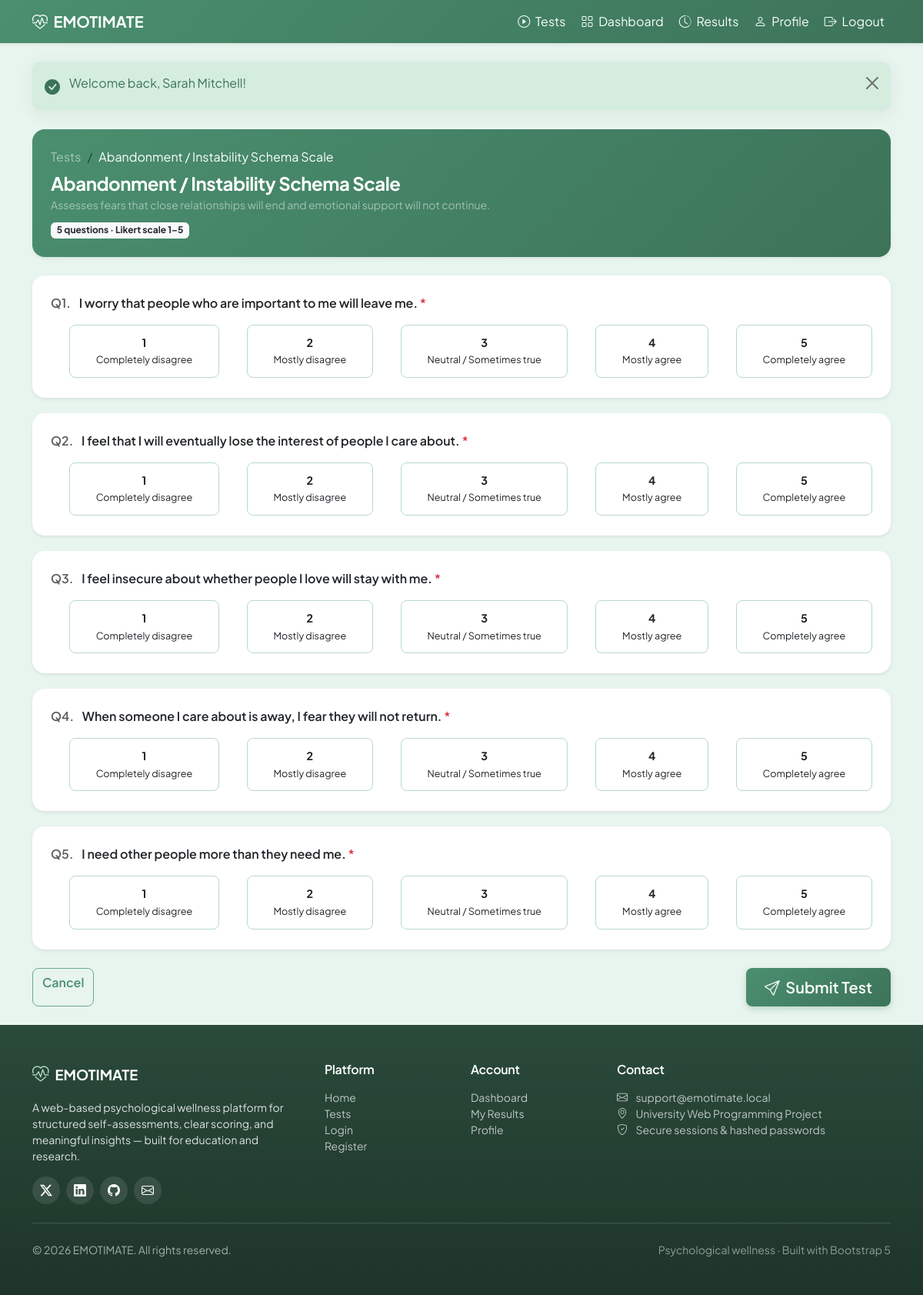
The page /tests/take_test.php?test_id=1 (signed in) on the database its author committed.
### tables this page shows
CREATE TABLE tests (
    id INT AUTO_INCREMENT PRIMARY KEY,
    category_id INT NULL,
    title VARCHAR(255) NOT NULL,
    description TEXT,
    instructions TEXT,
    created_at TIMESTAMP DEFAULT CURRENT_TIMESTAMP,
    FOREIGN KEY (category_id) REFERENCES test_categories (id) ON DELETE SET NULL
);

CREATE TABLE questions (
    id INT AUTO_INCREMENT PRIMARY KEY,
    test_id INT NOT NULL,
    question_text TEXT NOT NULL,
    created_at TIMESTAMP DEFAULT CURRENT_TIMESTAMP,
    FOREIGN KEY (test_id) REFERENCES tests (id) ON DELETE CASCADE
);

### includes/app.php (called while the page is built, shortened)
<?php
function app_url(string $path = ''): string
{
    $base = defined('APP_BASE') ? APP_BASE : '';
    $path = ltrim($path, '/');
    return $path === '' ? $base : $base . '/' . $path;
}

### includes/test_helpers.php (called while the page is built, shortened)
<?php
function ensure_test_instructions_column(mysqli $conn): void
{
    $colCheck = $conn->query("SHOW COLUMNS FROM tests LIKE 'instructions'");
}
function fetch_test_details(mysqli $conn, int $testId): ?array
{
    ensure_test_instructions_column($conn);
    $stmt = $conn->prepare('SELECT id, title, description, instructions, category_id FROM tests WHERE id = ? LIMIT 1');
    $stmt->bind_param('i', $testId);
    $stmt->execute();
    $id = $title = $description = $instructions = $categoryId = null;
    $stmt->bind_result($id, $title, $description, $instructions, $categoryId);
    return [
        'id'           => (int) $id,
        'title'        => (string) $title,
        'description'  => $description !== null ? (string) $description : null,
        'instructions' => $instructions !== null ? (string) $instructions : null,
        'category_id'  => $categoryId !== null ? (int) $categoryId : null,
    ];
}
function likert_labels(): array
{
    return [
        1 => 'Completely disagree',
        2 => 'Mostly disagree',
        3 => 'Neutral / Sometimes true',
        4 => 'Mostly agree',
        5 => 'Completely agree',
    ];
}

### includes/question_helpers.php (called while the page is built, shortened)
<?php
function fetch_questions_for_test(mysqli $conn, int $testId): array
{
    $stmt = $conn->prepare(
        'SELECT id, test_id, question_text, created_at
         FROM questions
         WHERE test_id = ?
         ORDER BY id ASC'
    );
    $stmt->bind_param('i', $testId);
    $stmt->execute();
    $questions = [];
    $id = $qTestId = $text = $createdAt = null;
    $stmt->bind_result($id, $qTestId, $text, $createdAt);
    while ($stmt->fetch()) {
        $questions[] = [
            'id'             => (int) $id,
            'test_id'        => (int) $qTestId,
            'question_text'  => (string) $text,
            'created_at'     => (string) $createdAt,
        ];
    }
    return $questions;
}

### tests/take_test.php (the view, shortened to what this page needs)
<?php
require_once __DIR__ . '/../config/database.php';
require_once __DIR__ . '/../includes/flash.php';
require_once __DIR__ . '/../includes/test_helpers.php';
require_once __DIR__ . '/../includes/question_helpers.php';
$testId = filter_input(INPUT_GET, 'test_id', FILTER_VALIDATE_INT) ?: 0;
$test = fetch_test_details($conn, $testId);
$questions = fetch_questions_for_test($conn, $testId);
$likertLabels = likert_labels();
$totalQuestions = count($questions);
require_once __DIR__ . '/../includes/header.php';
require_once __DIR__ . '/../includes/navbar.php';
?>
<div class="container py-4">
    <div class="test-hero p-4 mb-4 shadow-sm">
        <nav aria-label="breadcrumb">
            <ol class="breadcrumb mb-2">
                <li class="breadcrumb-item"><a href="<?= htmlspecialchars(app_url('tests/index.php'), ENT_QUOTES, 'UTF-8') ?>" class="text-white-50">Tests</a></li>
                <li class="breadcrumb-item active text-white" aria-current="page"><?= htmlspecialchars($test['title'], ENT_QUOTES, 'UTF-8') ?></li>
            </ol>
        </nav>
        <h1 class="h4 fw-bold mb-1"><?= htmlspecialchars($test['title'], ENT_QUOTES, 'UTF-8') ?></h1>
        <?php if (!empty($test['description'])): ?>
            <p class="mb-2 text-white-50 small"><?= htmlspecialchars($test['description'], ENT_QUOTES, 'UTF-8') ?></p>
        <?php endif; ?>
        <span class="badge bg-light text-dark"><?= $totalQuestions ?> questions · Likert scale 1–5</span>
    </div>
    <form
        action="<?= htmlspecialchars(app_url('actions/submit_test_action.php'), ENT_QUOTES, 'UTF-8') ?>"
        method="POST"
        id="testForm"
        data-loading-form
        novalidate>
        <?php foreach ($questions as $index => $question): ?>
            <div class="card question-card shadow-sm">
                <div class="card-body p-4">
                    <p class="fw-semibold mb-3">
                        <span class="text-muted me-2">Q<?= $index + 1 ?>.</span>
                        <?= htmlspecialchars($question['question_text'], ENT_QUOTES, 'UTF-8') ?>
                        <span class="text-danger">*</span>
                    </p>
                    <div class="likert-group" role="radiogroup" aria-label="Answer for question <?= $index + 1 ?>">
                        <?php foreach ($likertLabels as $value => $label): ?>
                            <div class="likert-option form-check">
                                <label class="form-check-label" for="q<?= (int) $question['id'] ?>_<?= $value ?>">
                                    <strong><?= $value ?></strong><br>
                                    <span class="small"><?= htmlspecialchars($label, ENT_QUOTES, 'UTF-8') ?></span>
                                </label>
                            </div>
                        <?php endforeach; ?>
                    </div>
                </div>
            </div>
        <?php endforeach; ?>
        <div class="d-flex flex-wrap gap-2 justify-content-between mt-4">
            <a href="<?= htmlspecialchars(app_url('tests/index.php'), ENT_QUOTES, 'UTF-8') ?>" class="btn btn-outline-emotimate">
                Cancel
            </a>
            <button type="submit" class="btn btn-emotimate btn-lg" data-loading data-loading-text="Submitting...">
                <i class="bi bi-send me-1"></i> Submit Test
            </button>
        </div>
    </form>
</div>
<?php require_once __DIR__ . '/../includes/footer.php'; ?>

### assets/css/theme.css (style rules this page uses)
:root { --em-green-light: #e8f5ef; --em-green-soft: #b8d9c8; --em-green: #6bab8a; --em-green-dark: #4a8f6f; --em-green-darker: #3d7359; --em-text: #2f3e36; --em-muted: #5f7268; --em-shadow: 0 0.25rem 1.25rem rgba(47, 62, 54, 0.08); --em-shadow-hover: 0 0.75rem 2rem rgba(61, 115, 89, 0.14); --em-radius: 1rem; --em-transition: 0.2s ease; }
* { scroll-behavior: smooth; }
body { background-color: var(--em-green-light); color: var(--em-text); font-family: 'Plus Jakarta Sans', system-ui, -apple-system, sans-serif; min-height: 100vh; display: flex; flex-direction: column; }
h1, h2, h3, h4, h5, h6 { letter-spacing: -0.02em; }
.btn { border-radius: 0.5rem; font-weight: 600; transition: transform var(--em-transition), box-shadow var(--em-transition), background-color var(--em-transition); }
.btn-emotimate { background: linear-gradient(135deg, var(--em-green-dark), var(--em-green-darker)); border: none; color: #fff; box-shadow: 0 0.2rem 0.5rem rgba(61, 115, 89, 0.25); }
.btn-outline-emotimate { color: var(--em-green-dark); border-color: var(--em-green); background: transparent; }
.btn-lg { padding: 0.65rem 1.5rem; }
.card { border: 0; border-radius: var(--em-radius); box-shadow: var(--em-shadow); }
a { color: var(--em-green-dark); transition: color var(--em-transition); }
.breadcrumb-item a { color: #dff5ea; text-decoration: none; }

### assets/css/tests.css (style rules this page uses)
.test-hero { background: linear-gradient(135deg, var(--em-green-dark, #4a8f6f) 0%, var(--em-green-darker, #3d7359) 100%); color: #fff; border-radius: 1rem; }
.likert-group { display: flex; flex-direction: column; gap: 0.5rem; }
@media (min-width: 768px) { .likert-group { flex-direction: row; flex-wrap: wrap; gap: 0.75rem; } }
.likert-option { flex: 1 1 auto; min-width: 140px; }
.likert-option .form-check-label { display: block; padding: 0.75rem 1rem; border: 1px solid var(--em-green-soft, #b8d9c8); border-radius: 0.5rem; background: #fff; cursor: pointer; transition: all 0.15s ease; text-align: center; font-size: 0.9rem; }
.question-card { border: 0; border-radius: 1rem; margin-bottom: 1.25rem; }

### rows shown on the page
tests: title "Abandonment / Instability Schema Scale", description "Assesses fears that close relationships will end and emotional support will not continue."
questions: question_text "I worry that people who are important to me will leave me.", value "1", label "Completely disagree", value "2", label "Mostly disagree", value "3", label "Neutral / Sometimes true", value "4", label "Mostly agree", value "5", label "Completely agree"
questions: question_text "I feel that I will eventually lose the interest of people I care about.", value "1", label "Completely disagree", value "2", label "Mostly disagree", value "3", label "Neutral / Sometimes true", value "4", label "Mostly agree", value "5", label "Completely agree"
questions: question_text "I feel insecure about whether people I love will stay with me.", value "1", label "Completely disagree", value "2", label "Mostly disagree", value "3", label "Neutral / Sometimes true", value "4", label "Mostly agree", value "5", label "Completely agree"
questions: question_text "When someone I care about is away, I fear they will not return.", value "1", label "Completely disagree", value "2", label "Mostly disagree", value "3", label "Neutral / Sometimes true", value "4", label "Mostly agree", value "5", label "Completely agree"
questions: question_text "I need other people more than they need me.", value "1", label "Completely disagree", value "2", label "Mostly disagree", value "3", label "Neutral / Sometimes true", value "4", label "Mostly agree", value "5", label "Completely agree"

### other values the page prints
$message "Welcome back, Sarah Mitchell!"
$totalQuestions "5"
